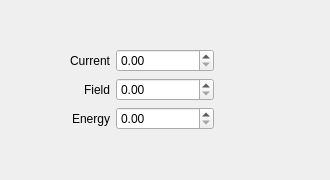
<?xml version="1.0" encoding="UTF-8"?>
<ui version="4.0">
 <class>quadrupoleControl</class>
 <widget class="QWidget" name="quadrupoleControl">
  <property name="geometry">
   <rect>
    <x>0</x>
    <y>0</y>
    <width>330</width>
    <height>180</height>
   </rect>
  </property>
  <property name="sizePolicy">
   <sizepolicy hsizetype="Minimum" vsizetype="Minimum">
    <horstretch>0</horstretch>
    <verstretch>0</verstretch>
   </sizepolicy>
  </property>
  <property name="windowTitle">
   <string>Form</string>
  </property>
  <layout class="QGridLayout" name="gridLayout_2">
   <item row="0" column="0">
    <layout class="QGridLayout" name="gridLayout">
     <item row="2" column="0">
      <widget class="QLabel" name="labelE">
       <property name="text">
        <string>Energy</string>
       </property>
       <property name="alignment">
        <set>Qt::AlignRight|Qt::AlignTrailing|Qt::AlignVCenter</set>
       </property>
      </widget>
     </item>
     <item row="0" column="0">
      <widget class="QLabel" name="labelI">
       <property name="text">
        <string>Current</string>
       </property>
       <property name="alignment">
        <set>Qt::AlignRight|Qt::AlignTrailing|Qt::AlignVCenter</set>
       </property>
      </widget>
     </item>
     <item row="2" column="1">
      <widget class="QDoubleSpinBox" name="spinE"/>
     </item>
     <item row="1" column="1">
      <widget class="QDoubleSpinBox" name="spinB"/>
     </item>
     <item row="0" column="1">
      <widget class="QDoubleSpinBox" name="spinI"/>
     </item>
     <item row="1" column="0">
      <widget class="QLabel" name="labelB">
       <property name="text">
        <string>Field</string>
       </property>
       <property name="alignment">
        <set>Qt::AlignRight|Qt::AlignTrailing|Qt::AlignVCenter</set>
       </property>
      </widget>
     </item>
     <item row="0" column="2">
      <widget class="QLabel" name="readI">
       <property name="text">
        <string/>
       </property>
       <property name="alignment">
        <set>Qt::AlignLeading|Qt::AlignLeft|Qt::AlignVCenter</set>
       </property>
      </widget>
     </item>
     <item row="1" column="2">
      <widget class="QLabel" name="readB">
       <property name="text">
        <string/>
       </property>
       <property name="alignment">
        <set>Qt::AlignLeading|Qt::AlignLeft|Qt::AlignVCenter</set>
       </property>
      </widget>
     </item>
     <item row="2" column="2">
      <widget class="QLabel" name="readE">
       <property name="text">
        <string/>
       </property>
       <property name="alignment">
        <set>Qt::AlignLeading|Qt::AlignLeft|Qt::AlignVCenter</set>
       </property>
      </widget>
     </item>
    </layout>
   </item>
  </layout>
 </widget>
 <resources/>
 <connections/>
</ui>
